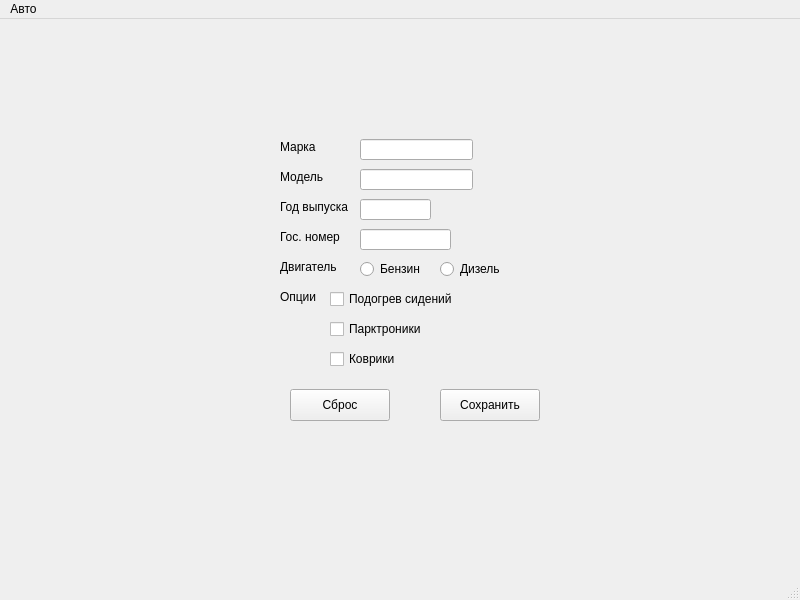
<?xml version="1.0" encoding="UTF-8"?>
<ui version="4.0">
 <class>MainWindow</class>
 <widget class="QMainWindow" name="MainWindow">
  <property name="geometry">
   <rect>
    <x>0</x>
    <y>0</y>
    <width>800</width>
    <height>600</height>
   </rect>
  </property>
  <property name="windowTitle">
   <string>MainWindow</string>
  </property>
  <widget class="QWidget" name="centralwidget">
   <widget class="QLabel" name="marka">
    <property name="geometry">
     <rect>
      <x>280</x>
      <y>120</y>
      <width>58</width>
      <height>16</height>
     </rect>
    </property>
    <property name="text">
     <string>Марка</string>
    </property>
   </widget>
   <widget class="QLineEdit" name="lineEdit_marka">
    <property name="geometry">
     <rect>
      <x>360</x>
      <y>120</y>
      <width>113</width>
      <height>21</height>
     </rect>
    </property>
   </widget>
   <widget class="QLineEdit" name="lineEdit_model">
    <property name="geometry">
     <rect>
      <x>360</x>
      <y>150</y>
      <width>113</width>
      <height>21</height>
     </rect>
    </property>
   </widget>
   <widget class="QLineEdit" name="lineEdit_year">
    <property name="geometry">
     <rect>
      <x>360</x>
      <y>180</y>
      <width>71</width>
      <height>21</height>
     </rect>
    </property>
   </widget>
   <widget class="QLineEdit" name="lineEdit_gos_number">
    <property name="geometry">
     <rect>
      <x>360</x>
      <y>210</y>
      <width>91</width>
      <height>21</height>
     </rect>
    </property>
   </widget>
   <widget class="QLabel" name="model">
    <property name="geometry">
     <rect>
      <x>280</x>
      <y>150</y>
      <width>58</width>
      <height>16</height>
     </rect>
    </property>
    <property name="text">
     <string>Модель</string>
    </property>
   </widget>
   <widget class="QLabel" name="year">
    <property name="geometry">
     <rect>
      <x>280</x>
      <y>180</y>
      <width>101</width>
      <height>16</height>
     </rect>
    </property>
    <property name="text">
     <string>Год выпуска</string>
    </property>
   </widget>
   <widget class="QLabel" name="gos_number">
    <property name="geometry">
     <rect>
      <x>280</x>
      <y>210</y>
      <width>71</width>
      <height>16</height>
     </rect>
    </property>
    <property name="text">
     <string>Гос. номер</string>
    </property>
   </widget>
   <widget class="QRadioButton" name="radio_machine1">
    <property name="geometry">
     <rect>
      <x>360</x>
      <y>240</y>
      <width>71</width>
      <height>20</height>
     </rect>
    </property>
    <property name="text">
     <string>Бензин</string>
    </property>
   </widget>
   <widget class="QRadioButton" name="radio_machine2">
    <property name="geometry">
     <rect>
      <x>440</x>
      <y>240</y>
      <width>71</width>
      <height>20</height>
     </rect>
    </property>
    <property name="text">
     <string>Дизель</string>
    </property>
   </widget>
   <widget class="QLabel" name="machine">
    <property name="geometry">
     <rect>
      <x>280</x>
      <y>240</y>
      <width>71</width>
      <height>16</height>
     </rect>
    </property>
    <property name="text">
     <string>Двигатель</string>
    </property>
   </widget>
   <widget class="QLabel" name="extra">
    <property name="geometry">
     <rect>
      <x>280</x>
      <y>270</y>
      <width>71</width>
      <height>16</height>
     </rect>
    </property>
    <property name="text">
     <string>Опции</string>
    </property>
   </widget>
   <widget class="QCheckBox" name="checkBox_extra1">
    <property name="geometry">
     <rect>
      <x>330</x>
      <y>270</y>
      <width>141</width>
      <height>20</height>
     </rect>
    </property>
    <property name="text">
     <string>Подогрев сидений</string>
    </property>
   </widget>
   <widget class="QCheckBox" name="checkBox_extra2">
    <property name="geometry">
     <rect>
      <x>330</x>
      <y>300</y>
      <width>121</width>
      <height>20</height>
     </rect>
    </property>
    <property name="text">
     <string>Парктроники</string>
    </property>
   </widget>
   <widget class="QCheckBox" name="checkBox_extra3">
    <property name="geometry">
     <rect>
      <x>330</x>
      <y>330</y>
      <width>85</width>
      <height>20</height>
     </rect>
    </property>
    <property name="text">
     <string>Коврики</string>
    </property>
   </widget>
   <widget class="QPushButton" name="reset">
    <property name="geometry">
     <rect>
      <x>290</x>
      <y>370</y>
      <width>100</width>
      <height>32</height>
     </rect>
    </property>
    <property name="text">
     <string>Сброс</string>
    </property>
   </widget>
   <widget class="QPushButton" name="sumbit">
    <property name="geometry">
     <rect>
      <x>440</x>
      <y>370</y>
      <width>100</width>
      <height>32</height>
     </rect>
    </property>
    <property name="text">
     <string>Сохранить</string>
    </property>
   </widget>
  </widget>
  <widget class="QMenuBar" name="menubar">
   <property name="geometry">
    <rect>
     <x>0</x>
     <y>0</y>
     <width>800</width>
     <height>33</height>
    </rect>
   </property>
   <widget class="QMenu" name="menu">
    <property name="title">
     <string>Авто</string>
    </property>
   </widget>
   <addaction name="menu"/>
  </widget>
  <widget class="QStatusBar" name="statusbar"/>
 </widget>
 <resources/>
 <connections/>
</ui>
